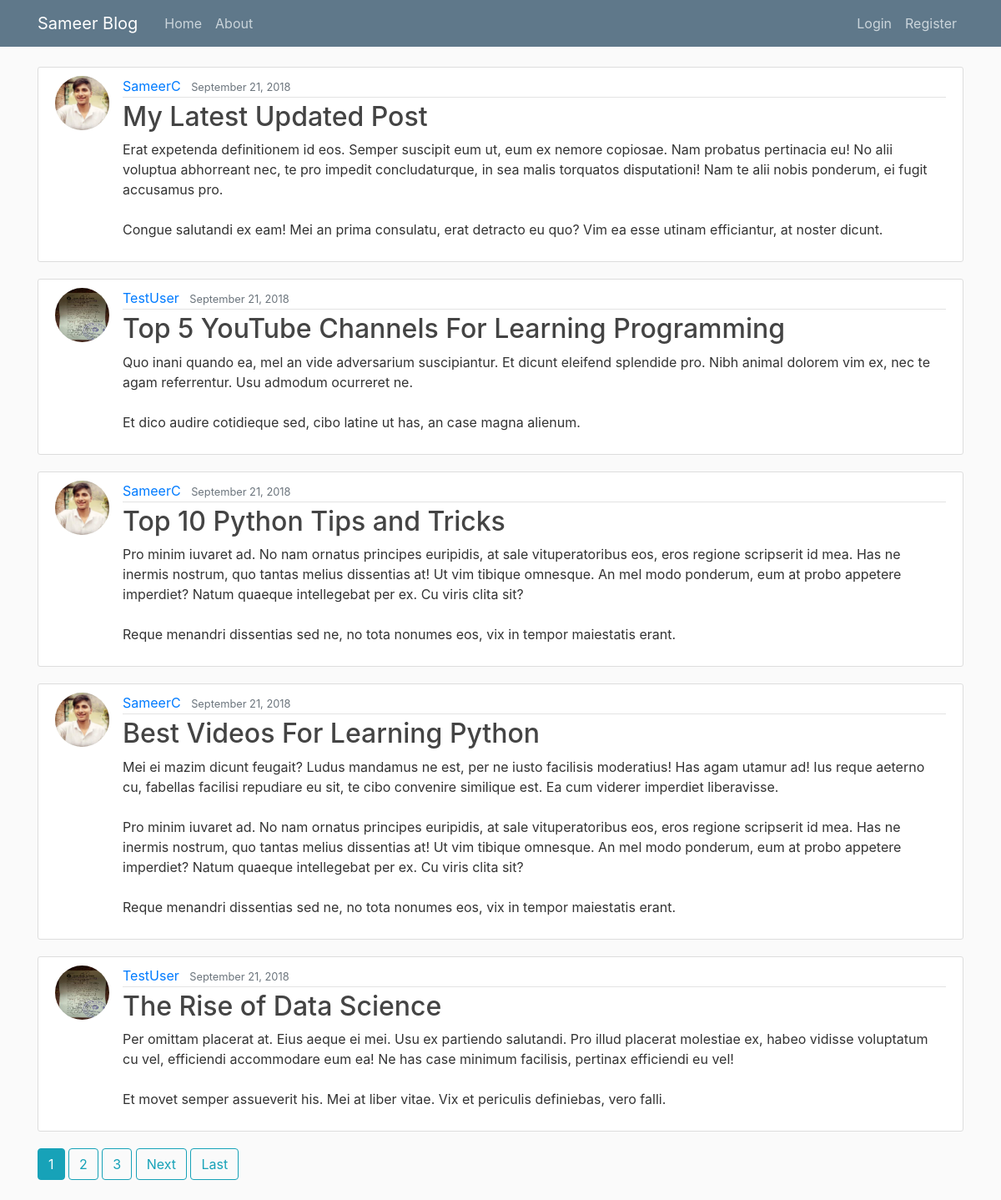
The page / on the database its author committed.
### blog/models.py (models this page shows, shortened)
class Post(models.Model):
    title = models.CharField(max_length=100)
    content = models.TextField()
    date_posted = models.DateTimeField(default=timezone.now)
    author = models.ForeignKey(User, on_delete=models.CASCADE)

### users/models.py (models this page shows, shortened)
class Profile(models.Model):
    user = models.OneToOneField(User, on_delete=models.CASCADE)
    image = models.ImageField(default="default.jpg", upload_to="profile_pics")

### blog/views.py (the view)
# urls.py: path("", PostListView.as_view(), name="blog-home"),
class PostListView(ListView):
    model = Post
    template_name = "blog/home.html"  # <app>/<model>_<viewtype>.html
    context_object_name = "posts"
    ordering = ["-date_posted"]
    paginate_by = 5

### blog/templates/blog/home.html (shortened to what this page needs)
{% extends "blog/base.html" %}
{% block content %}
{% for post in posts %}
<article class="media content-section">
    <img class="rounded-circle article-img" src="{{ post.author.profile.image.url }}">
    <div class="media-body">
        <div class="article-metadata">
            <a class="mr-2" href="{% url 'user-posts' post.author.username %}">{{ post.author }}</a>
            <small class="text-muted">{{ post.date_posted|date:"F d, Y" }}</small>
        </div>
        <h2><a class="article-title" href="{% url 'post-detail' post.id %}">{{ post.title }}</a></h2>
        <p class="article-content">{{ post.content }}</p>
    </div>
</article>
{% endfor %}
{% if is_paginated %}
{% for num in page_obj.paginator.page_range %}
{% if page_obj.number == num %}
<a class="btn btn-info mb-4" href="?page={{ num }}">{{ num }}</a>
{% elif num > page_obj.number|add:'-3' and num < page_obj.number|add:'3' %} <a class="btn btn-outline-info mb-4" href="?page={{ num }}">
    {{ num }}</a>
    {% endif %}
    {% endfor %}
    {% if page_obj.has_next %}
    <a class="btn btn-outline-info mb-4" href="?page={{ page_obj.next_page_number }}">Next</a>
    <a class="btn btn-outline-info mb-4" href="?page={{ page_obj.paginator.num_pages }}">Last</a>
    {% endif %}
    {% endif %}
    {% endblock content%}

### blog/templates/blog/base.html (shortened to what this page needs)
{% load static %}
<!DOCTYPE html>
<html lang="en">
<head>
    <link rel="stylesheet" href="https://stackpath.bootstrapcdn.com/bootstrap/4.1.3/css/bootstrap.min.css"
>
    <link rel="stylesheet" type="text/css" href="{% static 'blog/main.css' %}">
</head>
<body>
    <header class="site-header">
        <nav class="navbar navbar-expand-md navbar-dark bg-steel fixed-top">
            <div class="container">
                <a class="navbar-brand mr-4" href="{% url 'blog-home' %}">Sameer Blog</a>
                <div class="collapse navbar-collapse" id="navbarToggle">
                    <div class="navbar-nav mr-auto">
                        <a class="nav-item nav-link" href="{% url 'blog-home' %}">Home</a>
                        <a class="nav-item nav-link" href="{% url 'blog-about' %}">About</a>
                    </div>
                    <div class="navbar-nav">
                        {% if user.is_authenticated %}
                        <a class="nav-item nav-link" href="{% url 'post-create' %}">New Post</a>
                        <a class="nav-item nav-link" href="{% url 'profile' %}">Profile</a>
                        <a class="nav-item nav-link" href="{% url 'logout' %}">Logout</a>
                        {% else %}
                        <a class="nav-item nav-link" href="{% url 'login' %}">Login</a>
                        <a class="nav-item nav-link" href="{% url 'register' %}">Register</a>
                        {% endif %}
                    </div>
                </div>
            </div>
        </nav>
    </header>
    <main role="main" class="container">
        <div class="row">
            <div class="col-md-12">
                {% block content %}{% endblock %}
            </div>
        </div>
    </main>
</body>
</html>

### blog/static/blog/main.css (style rules this page uses)
body { background: #fafafa; color: #333333; margin-top: 5rem; }
h1, h2, h3, h4, h5, h6 { color: #444444; }
.bg-steel { background-color: #5f788a; }
.site-header .navbar-nav .nav-link { color: #cbd5db; }
.content-section { background: #ffffff; padding: 10px 20px; border: 1px solid #dddddd; border-radius: 3px; margin-bottom: 20px; }
.article-title { color: #444444; }
.article-content { white-space: pre-line; }
.article-img { height: 65px; width: 65px; margin-right: 16px; }
.article-metadata { padding-bottom: 1px; margin-bottom: 4px; border-bottom: 1px solid #e3e3e3; }

### rows shown on the page
Post: author.profile.image (picture), author "SameerC", date_posted "September 21, 2018", title "My Latest Updated Post", content "Erat expetenda definitionem id eos. Semper suscipit eum ut, eum ex nemore copiosae. Nam probatus pertinacia eu! No alii voluptua abhorreant nec, te pro impedit concludaturque, in sea malis torquatos disputationi! Nam te alii nobis ponderum, ei fugit accusamus pro. Congue salutandi ex eam! Mei an prima consulatu, erat detracto eu quo? Vim ea esse utinam efficiantur, at noster dicunt."
Post: author.profile.image (picture), author "TestUser", date_posted "September 21, 2018", title "Top 5 YouTube Channels For Learning Programming", content "Quo inani quando ea, mel an vide adversarium suscipiantur. Et dicunt eleifend splendide pro. Nibh animal dolorem vim ex, nec te agam referrentur. Usu admodum ocurreret ne. Et dico audire cotidieque sed, cibo latine ut has, an case magna alienum."
Post: author.profile.image (picture), author "SameerC", date_posted "September 21, 2018", title "Top 10 Python Tips and Tricks", content "Pro minim iuvaret ad. No nam ornatus principes euripidis, at sale vituperatoribus eos, eros regione scripserit id mea. Has ne inermis nostrum, quo tantas melius dissentias at! Ut vim tibique omnesque. An mel modo ponderum, eum at probo appetere imperdiet? Natum quaeque intellegebat per ex. Cu viris clita sit? Reque menandri dissentias sed ne, no tota nonumes eos, vix in tempor maiestatis erant."
Post: author.profile.image (picture), author "SameerC", date_posted "September 21, 2018", title "Best Videos For Learning Python", content "Mei ei mazim dicunt feugait? Ludus mandamus ne est, per ne iusto facilisis moderatius! Has agam utamur ad! Ius reque aeterno cu, fabellas facilisi repudiare eu sit, te cibo convenire similique est. Ea cum viderer imperdiet liberavisse. Pro minim iuvaret ad. No nam ornatus principes euripidis, at sale vituperatoribus eos, eros regione scripserit id mea. Has ne inermis nostrum, quo tantas melius dissentias at! Ut vim tibique omnesque. An mel modo ponderum, eum at probo appetere imperdiet? Natum quaeque intellegebat per ex. Cu viris clita sit? Reque menandri dissentias sed ne, no tota nonumes eos, vix in tempor maiestatis erant."
Post: author.profile.image (picture), author "TestUser", date_posted "September 21, 2018", title "The Rise of Data Science", content "Per omittam placerat at. Eius aeque ei mei. Usu ex partiendo salutandi. Pro illud placerat molestiae ex, habeo vidisse voluptatum cu vel, efficiendi accommodare eum ea! Ne has case minimum facilisis, pertinax efficiendi eu vel! Et movet semper assueverit his. Mei at liber vitae. Vix et periculis definiebas, vero falli."

### other values the page prints
{{ num }} "1"
{{ num }} "2" "3"
